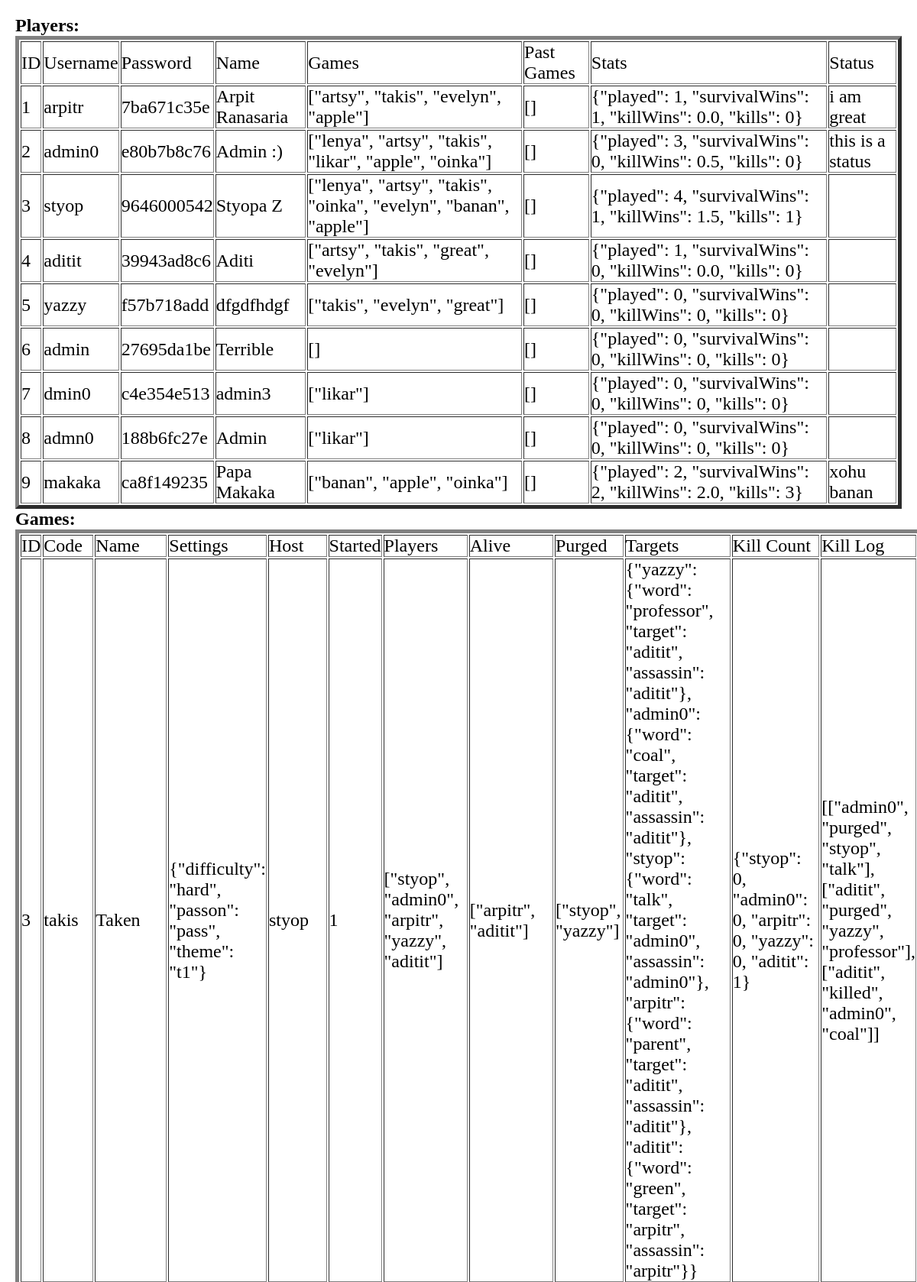
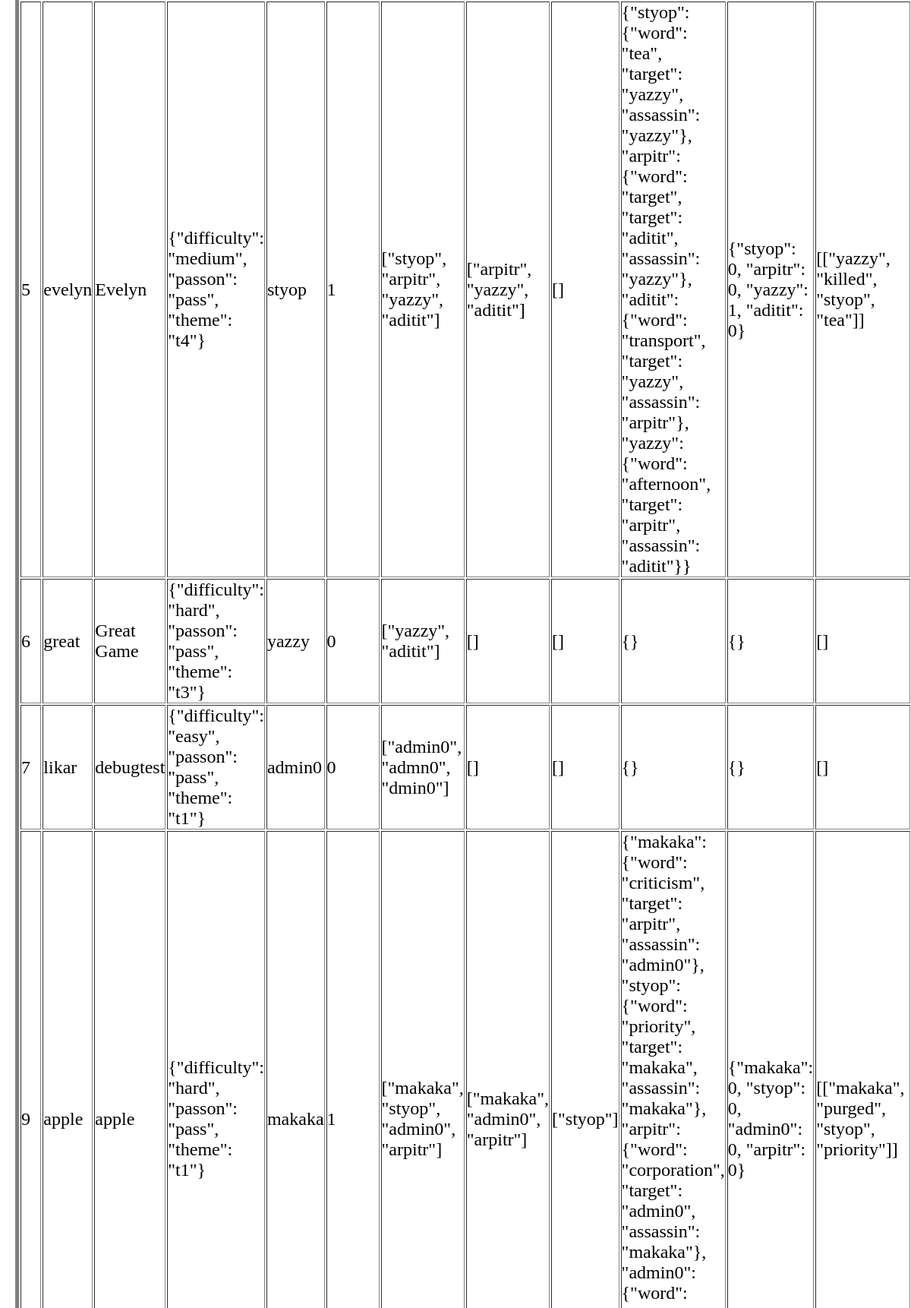
Page /debug/ (upper part) on the committed database (2 pictures, top to bottom).
### tables this page shows
CREATE TABLE Players (     id INTEGER PRIMARY KEY AUTOINCREMENT,     user TEXT NOT NULL,     password TEXT NOT NULL,     name TEXT NOT NULL,     games TEXT NOT NULL,     pastGames TEXT NOT NULL,     stats TEXT NOT NULL,     status TEXT);

CREATE TABLE Games (     id INTEGER PRIMARY KEY AUTOINCREMENT,     code TEXT NOT NULL,     name TEXT NOT NULL,    settings TEXT NOT NULL,     host TEXT NOT NULL,     started BOOLEAN NOT NULL CHECK (started IN (0,1)),     players TEXT NOT NULL,     alive TEXT NOT NULL,     purged TEXT NOT NULL,     targets TEXT NOT NULL,     killCount TEXT NOT NULL,     killLog TEXT NOT NULL);

### app.py (the view)
@app.route('/debug/')
def debug():
    with sqlite3.connect("database.db") as con:
        con.row_factory = sqlite3.Row
        cur = con.cursor()
        cur.execute("SELECT * from Players")
        playerRows = cur.fetchall()   #rows of the Players table
        cur.execute("SELECT * from Games")
        gameRows = cur.fetchall()   #rows of the Games table
        cur.execute("SELECT * from pastGames")
        pastRows = cur.fetchall()   #rows of the pastGames table
    return render_template('debug.html', playerRows = playerRows, gameRows = gameRows, pastRows=pastRows)

### templates/debug.html (shortened to what this page needs)
<!DOCTYPE html>
<html lang="en">
<head>
    <link rel="stylesheet" href="{{ url_for('static', filename='css/main.css') }}">
    <link rel="stylesheet" href="{{ url_for('static', filename='css/debug.css') }}">
</head>
<body>
    <h2>Players:</h2>
    <table border=5>
        <thead>
        <td>ID</td>
        <td>Username</td>
        <td>Password</td>
        <td>Name</td>
        <td>Games</td>
        <td>Past Games</td>
        <td>Stats</td>
        <td>Status</td>
        </thead>
        {% for row in playerRows %}
        <tr>
        <td>{{row["id"]}}</td>
        <td>{{row["user"]}}</td>
        <td>{{row["password"][:10]}}</td>
        <td>{{row["name"]}}</td>
        <td>{{row["games"]}}</td>
        <td>{{row["pastGames"]}}</td>
        <td>{{row["stats"]}}</td>
        <td>{{row["status"]}}</td>
        </tr>
        {% endfor %}
        </table>
        <h2>Games:</h2>
        <table border=5>
            <thead>
            <td>ID</td>
            <td>Code</td>
            <td>Name</td>
            <td>Settings</td>
            <td>Host</td>
            <td>Started</td>
            <td>Players</td>
            <td>Alive</td>
            <td>Purged</td>
            <td>Targets</td>
            <td>Kill Count</td>
            <td>Kill Log</td>
            </thead>
            {% for row in gameRows %}
            <tr>
            <td>{{row["id"]}}</td>
            <td>{{row["code"]}}</td>
            <td>{{row["name"]}}</td>
            <td>{{row["settings"]}}</td>
            <td>{{row["host"]}}</td>
            <td>{{row["started"]}}</td>
            <td>{{row["players"]}}</td>
            <td>{{row["alive"]}}</td>
            <td>{{row["purged"]}}</td>
            <td>{{row["targets"]}}</td>
            <td>{{row["killCount"]}}</td>
            <td>{{row["killLog"]}}</td>
            </tr>
            {% endfor %}
            </table>
</body>
</html>

### static/css/main.css (style rules this page uses)
* { margin: 0; padding: 0; font-family: 'Consolas', 'Palatino', Times, serif; font-size: x-large; }
html { height: 100%; }
body { background-image: url(/static/img/backgrounds/oneBig.jpg); -webkit-background-size: cover; -moz-background-size: cover; -o-background-size: cover; background-size: cover; background-size: auto 100%; background-position: bottom right; background-repeat: no-repeat; background-color: #FFD964; background-attachment: fixed; }

### static/css/debug.css (style rules this page uses)
body { background: none; margin: 20px; }
* { font-family: unset; }

### rows in the picture
Players: id "1", user "arpitr", password "7ba671c35e", name "Arpit Ranasaria", games "[\"artsy\", \"takis\", \"evelyn\", \"apple\"]", pastGames "[]", stats "{\"played\": 1, \"survivalWins\": 1, \"killWins\": 0.0, \"kills\": 0}", status "i am great"
Players: id "2", user "admin0", password "e80b7b8c76", name "Admin :)", games "[\"lenya\", \"artsy\", \"takis\", \"likar\", \"apple\", \"oinka\"]", pastGames "[]", stats "{\"played\": 3, \"survivalWins\": 0, \"killWins\": 0.5, \"kills\": 0}", status "this is a status"
Players: id "3", user "styop", password "9646000542", name "Styopa Z", games "[\"lenya\", \"artsy\", \"takis\", \"oinka\", \"evelyn\", \"banan\", \"apple\"]", pastGames "[]", stats "{\"played\": 4, \"survivalWins\": 1, \"killWins\": 1.5, \"kills\": 1}"
Players: id "4", user "aditit", password "39943ad8c6", name "Aditi", games "[\"artsy\", \"takis\", \"great\", \"evelyn\"]", pastGames "[]", stats "{\"played\": 1, \"survivalWins\": 0, \"killWins\": 0.0, \"kills\": 0}"
Players: id "5", user "yazzy", password "f57b718add", name "dfgdfhdgf", games "[\"takis\", \"evelyn\", \"great\"]", pastGames "[]", stats "{\"played\": 0, \"survivalWins\": 0, \"killWins\": 0, \"kills\": 0}"
Players: id "6", user "admin", password "27695da1be", name "Terrible", games "[]", pastGames "[]", stats "{\"played\": 0, \"survivalWins\": 0, \"killWins\": 0, \"kills\": 0}"
Players: id "7", user "dmin0", password "c4e354e513", name "admin3", games "[\"likar\"]", pastGames "[]", stats "{\"played\": 0, \"survivalWins\": 0, \"killWins\": 0, \"kills\": 0}"
Players: id "8", user "admn0", password "188b6fc27e", name "Admin", games "[\"likar\"]", pastGames "[]", stats "{\"played\": 0, \"survivalWins\": 0, \"killWins\": 0, \"kills\": 0}"
Players: id "9", user "makaka", password "ca8f149235", name "Papa Makaka", games "[\"banan\", \"apple\", \"oinka\"]", pastGames "[]", stats "{\"played\": 2, \"survivalWins\": 2, \"killWins\": 2.0, \"kills\": 3}", status "xohu banan"
Games: id "3", code "takis", name "Taken", settings "{\"difficulty\": \"hard\", \"passon\": \"pass\", \"theme\": \"t1\"}", host "styop", started "1", players "[\"styop\", \"admin0\", \"arpitr\", \"yazzy\", \"aditit\"]", alive "[\"arpitr\", \"aditit\"]", purged "[\"styop\", \"yazzy\"]", targets "{\"yazzy\": {\"word\": \"professor\", \"target\": \"aditit\", \"assassin\": \"aditit\"}, \"admin0\": {\"word\": \"coal\", \"target\": \"aditit\", \"assassin\": \"aditit\"}, \"styop\": {\"word\": \"talk\", \"target\": \"admin0\", \"assassin\": \"admin0\"}, \"arpitr\": {\"word\": \"parent\", \"target\": \"aditit\", \"assassin\": \"aditit\"}, \"aditit\": {\"word\": \"green\", \"target\": \"arpitr\", \"assassin\": \"arpitr\"}}", killCount "{\"styop\": 0, \"admin0\": 0, \"arpitr\": 0, \"yazzy\": 0, \"aditit\": 1}", killLog "[[\"admin0\", \"purged\", \"styop\", \"talk\"], [\"aditit\", \"purged\", \"yazzy\", \"professor\"], [\"aditit\", \"killed\", \"admin0\", \"coal\"]]"
Games: id "5", code "evelyn", name "Evelyn", settings "{\"difficulty\": \"medium\", \"passon\": \"pass\", \"theme\": \"t4\"}", host "styop", started "1", players "[\"styop\", \"arpitr\", \"yazzy\", \"aditit\"]", alive "[\"arpitr\", \"yazzy\", \"aditit\"]", purged "[]", targets "{\"styop\": {\"word\": \"tea\", \"target\": \"yazzy\", \"assassin\": \"yazzy\"}, \"arpitr\": {\"word\": \"target\", \"target\": \"aditit\", \"assassin\": \"yazzy\"}, \"aditit\": {\"word\": \"transport\", \"target\": \"yazzy\", \"assassin\": \"arpitr\"}, \"yazzy\": {\"word\": \"afternoon\", \"target\": \"arpitr\", \"assassin\": \"aditit\"}}", killCount "{\"styop\": 0, \"arpitr\": 0, \"yazzy\": 1, \"aditit\": 0}", killLog "[[\"yazzy\", \"killed\", \"styop\", \"tea\"]]"
Games: id "6", code "great", name "Great Game", settings "{\"difficulty\": \"hard\", \"passon\": \"pass\", \"theme\": \"t3\"}", host "yazzy", started "0", players "[\"yazzy\", \"aditit\"]", alive "[]", purged "[]", targets "{}", killCount "{}", killLog "[]"
Games: id "7", code "likar", name "debugtest", settings "{\"difficulty\": \"easy\", \"passon\": \"pass\", \"theme\": \"t1\"}", host "admin0", started "0", players "[\"admin0\", \"admn0\", \"dmin0\"]", alive "[]", purged "[]", targets "{}", killCount "{}", killLog "[]"
Games: id "9", code "apple", name "apple", settings "{\"difficulty\": \"hard\", \"passon\": \"pass\", \"theme\": \"t1\"}", host "makaka", started "1", players "[\"makaka\", \"styop\", \"admin0\", \"arpitr\"]", alive "[\"makaka\", \"admin0\", \"arpitr\"]", purged "[\"styop\"]", killCount "{\"makaka\": 0, \"styop\": 0, \"admin0\": 0, \"arpitr\": 0}", killLog "[[\"makaka\", \"purged\", \"styop\", \"priority\"]]"
